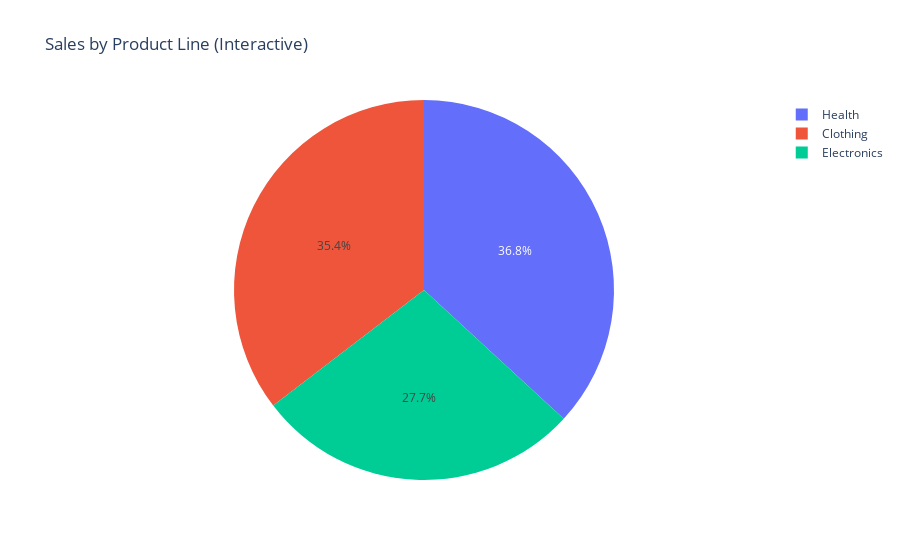

The notebook cell saved with this chart:
### Code cell
# --- Analysis 2: Sales by Product Line (Interactive Pie Chart) ---
sales_by_product = df.groupby('Product line')['Total'].sum().reset_index()
fig_product_sales = px.pie(
    sales_by_product, names='Product line', values='Total',
    title='Sales by Product Line (Interactive)',
    template='plotly_white', hover_data=['Total'],
    labels={'Product line': 'Product Line', 'Total': 'Total Sales'}
)
fig_product_sales.update_traces(hovertemplate="Product Line: %{label}<br>Total Sales: %{value:.2f}<extra></extra>")
fig_product_sales.show()

### Figure 1 — Plotly figure (JSON) as saved in the notebook; plotly's stock layout.template omitted (floating-point values rounded to 4 significant figures)
{"data": [{"customdata": [[9885.0], [7745.0], [10290.0]], "domain": {"x": [0, 1], "y": [0, 1]}, "hovertemplate": "Product Line: %{label}<br>Total Sales: %{value:.2f}<extra></extra>", "labels": ["Clothing", "Electronics", "Health"], "legendgroup": "", "name": "", "showlegend": true, "type": "pie", "values": [9885.0, 7745.0, 10290.0]}], "layout": {"legend": {"tracegroupgap": 0}, "title": {"text": "Sales by Product Line (Interactive)"}}}
